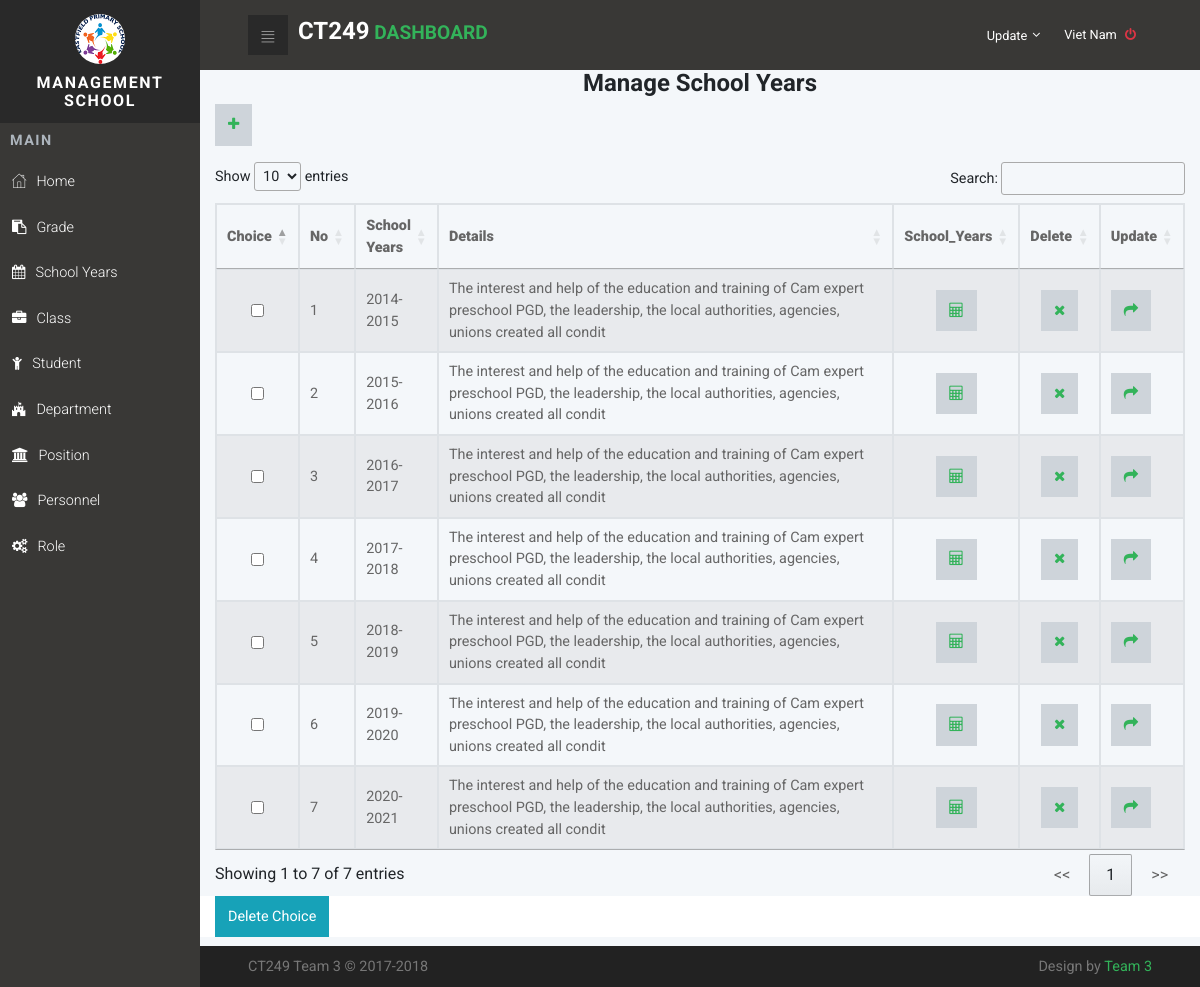
The page /index.php?page=SchoolYears (signed in) on the database its author committed.
### tables this page shows
CREATE TABLE IF NOT EXISTS `Personnel` (
  `PersonnelCode` varchar(150) NOT NULL,
  `PersonnelName` varchar(150) NOT NULL,
  `PersonnelPass` varchar(150) NOT NULL,
  `PersonnelBirth` date NOT NULL,
  `PersonnelGender` tinyint(4) NOT NULL,
  `PersonnelAddress` text NOT NULL,
  `PersonnelNum` varchar(15) NOT NULL,
  `PersonnelEmail` varchar(50) NOT NULL,
  `PersonnelActive` int(11) DEFAULT '0',
  `PersonnelNote` smallint(6) DEFAULT '1',
  `PositionId` int(11) NOT NULL,
  `RoleId` int(11) NOT NULL,
  `PersonnelStatus` int(11) DEFAULT '0'
);

CREATE TABLE IF NOT EXISTS `SchoolYears` (
  `SchoolYearsId` tinyint(4) NOT NULL,
  `SchoolYears` varchar(155) NOT NULL,
  `Details` varchar(155) DEFAULT NULL
);

### resource/schoolyears/SchoolYears.php (the view, shortened to what this page needs)
<div class="container">
	<form name="frmXoa" method="post" action="">
		<h1 class="text-center">Manage School Years</h1>
		<p>
			<a  class="btn btn-default" href="?page=AddSchoolYears">
				<i class="fa fa-plus"></i>
			</a>
		</p>
		<table class="table-striped table-responsive table-bordered" id="myTable">
			<thead>
				<tr>
					<th ><strong>Choice</strong></th>
					<th ><strong>No</strong></th>
					<th ><strong>School Years</strong></th>
                    <th class="col-md-7"><strong>Details</strong></th>
					<th class="col-md-1"><strong>School_Years</strong></th>
					<th class="col-md-1"><strong>Delete</strong></th>
					<th class="col-md-1"><strong>Update</strong></th>
				</tr>
			</thead>
			<tbody>
				<?php
				$num=1;
				$result = mysqli_query($conn,"SELECT * FROM `SchoolYears`");
				while($row=mysqli_fetch_array($result, MYSQLI_ASSOC))
				{
					?>
					<tr>
						<td><input name="checkbox[]" type="checkbox" id="checkbox[]" class="form-control" value="<?php echo $row["SchoolYearsId"] ?>"></td>
						<td><?php echo $num ?></td>
						<td><?php echo $row["SchoolYears"] ?></td>
                        <td><?php echo $row["Details"] ?></td>
						<td align='center'><a class="btn btn-default"   href="?page=Years_Class">
								<i class="fa fa-calculator"></i></a></td>
						<td align='center'>
							<a class="btn btn-default"   href="?page=SchoolYears&ma=<?php echo $row['SchoolYearsId']; ?>" onclick="return deleteConfirm()">
								<i class="fa fa-remove"></i></a>
							</td>
							<td>
								<a class="btn btn-default" href="?page=UpdateSchoolYears&ma=<?php
								echo $row['SchoolYearsId'];?>"><i class="fa fa-share"></i></a>
							</td>
						</tr>
						<?php
						$num++;
					}
					?>
				</tbody>
			</table>
			<div class="row" style="background-color:#FFF">
				<div class="col-md-12">
					<input type="submit" value="Delete Choice" name="btnDelete" id="btnDelete" onclick='return deleteConfirm()' class="btn btn-info"/>
				</div>
			</div>
		</form>
	</div>

### index.php (shortened to what this page needs)
<?php
if(!isset($_SESSION['Username'])):
	echo '<meta http-equiv="refresh" content="0; URL=login.php"/>';
else:
function PersonnelLogin($conn, $PersonnelCode) {
  $sql_query_Personnel = "SELECT PersonnelName FROM `Personnel` WHERE `PersonnelCode` = '{$PersonnelCode}'";
  $sql_result_Personnel = mysqli_query($conn,$sql_query_Personnel)  or die(mysql_error());
  while ($row = $sql_result_Personnel->fetch_assoc()) {
    echo $row['PersonnelName'];
}
}
?>
<!DOCTYPE html>
<html>
  <head>
    <link rel="stylesheet" href="vendor/bootstrap/css/bootstrap.min.css">
    <link rel="stylesheet" href="vendor/font-awesome/css/font-awesome.min.css">
    <link rel="stylesheet" href="css/fontastic.css">
    <link rel="stylesheet" href="css/grasp_mobile_progress_circle-1.0.0.min.css">
    <link rel="stylesheet" href="vendor/malihu-custom-scrollbar-plugin/jquery.mCustomScrollbar.css">
    <link rel="stylesheet" href="css/style.default.css" id="theme-stylesheet">
    <link rel="stylesheet" href="css/custom.css">
  </head>
  <body>
  <?php
  include_once('config/connect.php');
	$_user = $_SESSION['Username'];
	$sql_query_role = "SELECT RoleDetail FROM `Role` JOIN `Personnel` ON Role.RoleId = Personnel.RoleId WHERE Personnel.PersonnelCode = '{$_user}'";
	$result_role = mysqli_query($conn,$sql_query_role);
	$row_role_details = mysqli_fetch_array($result_role);
	$role_details_arr = explode(',',$row_role_details[0]);
  ?>
    <nav class="side-navbar">
      <div class="side-navbar-wrapper">
        <div class="sidenav-header d-flex align-items-center justify-content-center">
          <div class="sidenav-header-inner text-center"><img src="img/logo.png" alt="person" class="img-fluid rounded-circle">
            <h2 class="h5">Management School </h2>
          </div>
        </div>
        <div class="main-menu">
          <h5 class="sidenav-heading">Main</h5>
          <ul id="side-main-menu" class="side-menu list-unstyled">
						<?php if(in_array('home', $role_details_arr)) echo '<li><a href="index.php"> <i class="icon-home"></i>Home</a></li>'; ?>
						<?php if(in_array('grade', $role_details_arr)) echo '<li><a href="?page=grade"> <i class="fa fa-clipboard"></i>Grade</a></li>'; ?>
						<?php if(in_array('schoolyears', $role_details_arr)) echo '<li><a href="?page=SchoolYears"> <i class="fa fa-calendar"></i>School Years</a></li>'; ?>
						<?php if(in_array('class', $role_details_arr)) echo '<li><a href="?page=Class"> <i class="	fa fa-briefcase"></i>Class</a></li>'; ?>
						<?php if(in_array('student', $role_details_arr)) echo '<li><a href="?page=Student"> <i class="fa fa-child"></i>Student</a></li>'; ?>
						<?php if(in_array('department', $role_details_arr)) echo '<li><a href="?page=Department"> <i class="fa fa-fort-awesome"></i>Department</a></li>'; ?>
						<?php if(in_array('position', $role_details_arr)) echo '<li><a href="?page=Position"> <i class="fa fa-institution"></i>Position</a></li>'; ?>
						<?php if(in_array('personnel', $role_details_arr)) echo '<li><a href="?page=Personnel"> <i class="fa fa-group"></i>Personnel</a></li>'; ?>
						<?php if(in_array('role', $role_details_arr)) echo '<li><a href="?page=Role"> <i class="fa fa-cogs"></i>Role</a></li>'; ?>
          </ul>
        </div>
      </div>
    </nav>
    <div class="page">
      <header class="header">
        <nav class="navbar">
          <div class="container-fluid">
            <div class="navbar-holder d-flex align-items-center justify-content-between">
              <div class="navbar-header"><a id="toggle-btn" href="index.php" class="menu-btn"><i class="icon-bars"> </i></a><a href="#" class="navbar-brand">
                  <div class="brand-text d-none d-md-inline-block"><span><h1>CT249</h1> </span><strong class="text-primary"> Dashboard</strong></div></a></div>
              <ul class="nav-menu list-unstyled d-flex flex-md-row align-items-md-center">
                <?php
                if (isset($_SESSION['Username']) && $_SESSION['Username'] != "")
                {
                ?>
                <li class="nav-item "><a id="languages" rel="nofollow"  href="?page=UpdatePersonnel"  aria-haspopup="true" aria-expanded="false" class="nav-link language dropdown-toggle"><span class="d-none d-sm-inline-block">Update</span></a>
                <?php }?>
                </li>
                <li class="nav-item"><a href="logout.php" class="nav-link logout"> <span class="d-none d-sm-inline-block"><?php if(isset($_SESSION["Username"])){PersonnelLogin($conn, $_SESSION["Username"]); echo "  <i class='fa fa-power-off text-danger'></i>"; }?></span></a></li>
              </ul>
            </div>
          </div>
        </nav>
      </header>
<?php
if(isset($_GET['page']))
{
  $page = $_GET['page'];
  if($page=="SchoolYears")
  {
    include_once("resource/schoolyears/SchoolYears.php");
  }
}
else
include_once('body.php')
?>
      <footer class="main-footer">
        <div class="container-fluid">
          <div class="row">
            <div class="col-sm-6">
              <p>CT249 Team 3 &copy; 2017-2018</p>
            </div>
            <div class="col-sm-6 text-right">
              <p>Design by <a href="Index.php" class="external">Team 3</a></p>
            </div>
          </div>
        </div>
      </footer>
    </div>
    <link rel="stylesheet" type="text/css" href="//cdn.datatables.net/1.10.16/css/jquery.dataTables.min.css"/>
  </body>
</html>
<?php
endif;
?>

### css/style.default.css (style rules this page uses)
a { display: inline-block; text-decoration: none; color: #fff; }
body { overflow-x: hidden; }
i { display: inline-block; }
span { display: inline-block; }
i[class*='icon-'] { -webkit-transform: translateY(4px); transform: translateY(4px); }
table { font-size: 0.9em; color: #666; }
.page { position: absolute; top: 0; right: 0; -webkit-transition: width 0.3s linear; transition: width 0.3s linear; width: calc(100% - 200px); background-color: #F4F7FA; min-height: 100vh; padding-bottom: 50px; }
h2 { color: #555; font-weight: 400; }
@media (min-width: 768px) { .container-fluid { padding: 0 3rem; } }
nav.navbar { background: #393836; padding: .8rem 0; }
nav.navbar .container-fluid { width: 100%; }
nav.navbar .navbar-holder { width: 100%; }
nav.navbar a { font-size: .8rem; color: #fff; position: relative; }
nav.navbar a.language span { margin-left: .2rem; vertical-align: middle; }
nav.navbar a.logout i { margin-left: 5px; }
nav.navbar a.navbar-brand { margin-left: 10px; }
nav.navbar .brand-text { text-transform: uppercase; }
nav.navbar .brand-text strong { font-size: 1.5em; }
nav.navbar .nav-menu { margin-bottom: 0; }
nav.navbar .dropdown-toggle::after { border: none !important; content: '\f107'; vertical-align: baseline; font-family: 'FontAwesome'; margin-left: .3rem; }
nav.navbar a.menu-btn { width: 40px; height: 40px; line-height: 40px; background: #292929; color: #fff; text-align: center; padding: 0 !important; }
nav.navbar a.menu-btn i[class*='icon-'] { -webkit-transform: translateY(4px); transform: translateY(4px); }
.side-navbar { position: fixed; top: 0; left: 0; width: 200px; height: 100%; width: 200px; text-align: left; background: #393836; color: #fff; z-index: 999; overflow-y: auto; -webkit-transition: all 0.3s; transition: all 0.3s; }
.side-navbar li { position: relative; }
.side-navbar li a { position: relative; font-size: .9rem; font-weight: 300; color: #fff; text-decoration: none; width: 100%; padding: 12px; }
.side-navbar .sidenav-header { background: #292929; padding: 14px; margin-bottom: 10px; }
.side-navbar .sidenav-header img { width: 50px; height: 50px; }
.side-navbar .sidenav-header h2 { margin: 10px 0 0; text-transform: uppercase; letter-spacing: .1em; }
.side-navbar .sidenav-heading { font-weight: 700; color: #adb5bd; font-size: .9rem; text-transform: uppercase; letter-spacing: .1em; margin-left: 10px; margin-top: 10px; margin-bottom: 10px; }
.side-navbar i[class*='icon-'] { -webkit-transform: translateY(2px); transform: translateY(2px); }
.side-navbar i { font-size: inherit; margin-right: 10px; }
footer.main-footer { position: absolute; width: 100%; bottom: 0; background: #222; padding: 10px 0; }
footer.main-footer p { font-size: 0.7em; color: #777; margin: 0; }
@media (min-width: 768px) { footer.main-footer p { font-size: 0.9em; } }
input.form-control { border-radius: 0; }
.navbar { padding: 0.5rem 1rem; }
.navbar-brand { display: inline-block; padding-top: 0.3125rem; padding-bottom: 0.3125rem; margin-right: 1rem; font-size: 1.25rem; }
.btn { font-weight: 400; border: 1px solid transparent; padding: 0.55rem 0.75rem; font-size: 0.9rem; line-height: 1.5; border-radius: 0; -webkit-transition: background-color 0.15s ease-in-out, border-color 0.15s ease-in-out, -webkit-box-shadow 0.15s ease-in-out; transition: background-color 0.15s ease-in-out, border-color 0.15s ease-in-out, -webkit-box-shadow 0.15s ease-in-out; transition: background-color 0.15s ease-in-out, border-color 0.15s ease-in-out, box-shadow 0.15s ease-in-out; transition: background-color 0.15s ease-in-out, border-color 0.15s ease-in-out, box-shadow 0.15s ease-in-out, -webkit-box-shadow 0.15s ease-in-out; }
.btn-info { color: color-yiq(#17a2b8); background-color: #17a2b8; border-color: #17a2b8; }
.btn-default { color: color-yiq(#ced4da); background-color: #ced4da; border-color: #ced4da; }
body { font-family: "Roboto", sans-serif; font-size: 1rem; font-weight: 400; line-height: 1.5; color: #212529; background-color: #fff; }
a { color: #33b35a; text-decoration: none; }
h1, h2, h3, h4, h5, h6, .h1, .h2, .h3, .h4, .h5, .h6 { margin-bottom: 0.5rem; font-family: inherit; font-weight: 700; line-height: 1.1; color: inherit; }
h1, .h1 { font-size: 1.5rem; }
h2, .h2 { font-size: 1.3rem; }
h5, .h5 { font-size: 1rem; }
.text-primary { color: #33b35a !important; }
.text-danger { color: #dc3545 !important; }
.nav-link { padding: 0.5rem 1rem; }

### rows shown on the page
personnel: PersonnelName "Viet Nam"
schoolyears: SchoolYears "2014-2015", Details "The interest and help of the education and training of Cam expert preschool PGD, the leadership, the local authorities, agencies, unions created all condit"
schoolyears: SchoolYears "2015-2016", Details "The interest and help of the education and training of Cam expert preschool PGD, the leadership, the local authorities, agencies, unions created all condit"
schoolyears: SchoolYears "2016-2017", Details "The interest and help of the education and training of Cam expert preschool PGD, the leadership, the local authorities, agencies, unions created all condit"
schoolyears: SchoolYears "2017-2018", Details "The interest and help of the education and training of Cam expert preschool PGD, the leadership, the local authorities, agencies, unions created all condit"
schoolyears: SchoolYears "2018-2019", Details "The interest and help of the education and training of Cam expert preschool PGD, the leadership, the local authorities, agencies, unions created all condit"
schoolyears: SchoolYears "2019-2020", Details "The interest and help of the education and training of Cam expert preschool PGD, the leadership, the local authorities, agencies, unions created all condit"
schoolyears: SchoolYears "2020-2021", Details "The interest and help of the education and training of Cam expert preschool PGD, the leadership, the local authorities, agencies, unions created all condit"
